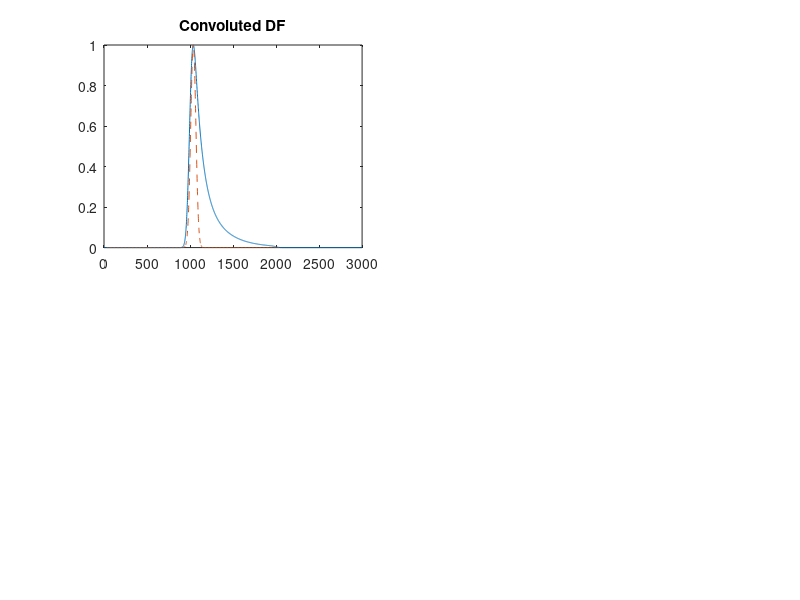

Write the MATLAB code that produced this figure. (Note: this script raises an error after producing the figure.)
% this script read a generator output and replace the 3 and 7 column
% with a luser-define distribution 
clear;


sigmat=30;
filename='ell_5k.ini'

x=0:1000;
% parametrization of the CsTe cathode response time
% see /nfs/pamir/pdata/piot/A0/ellispoidal_bunch_proposal

a =      0.2513 
b =   -0.004084  
c =      0.7378  
d =    -0.01241  

y=a*exp(b*x)+c*exp(d*x);


xg=-1000:1:1000;
yg= exp (-xg.^2/(2*sigmat^2));

Y=conv(yg,y);
X=0:length(Y)-1;
[maxxg, indmax]=max(Y);
subplot (2,2,1)
plot (X,Y/max(Y), xg+indmax-1, yg,'--');
title ('Convoluted DF');

fid=fopen (filename,'r');
a=fscanf(fid,'%e %e %e %e %e %e %e %e %d %d',[10 inf]);
fclose (fid);
a=a';
N=length(a)
%N=10000;

X=X-mean(X);

%
zrang = min(X):0.1:max(X);
zhist =interp1 (X, Y, zrang);
zhist=zhist/max(zhist);

subplot (2,2,2)
plot (zrang, zhist,'--');
title ('Interpolated DF');


W=[zrang',zhist'];
sobseqlong(-1,N,W) ;
ztempo=sobseqlong(4,N,W) ;
Z=ztempo(1,:);

[NNN,zzz]=hist(Z,100);
[Mymax, index]=max(NNN);

Z=Z-zzz(index);

subplot (2,2,3)
%Z=Z-mean(Z);
Z(1)=0;
hist(Z,1000);
title ('Monte-Carlo Sampled');

subplot (2,2,4)
Z=Z-mean(Z);
Z(1)=0;
Z=-Z*1e-6;
hist(Z,1000);
title ('Distribution for Astra');
a(:,7)=Z;

filenameout=[filename,'_cste']

fid=fopen (filenameout,'w');
for i=1:N;
  fprintf (fid,'% .4E % .4E % .4E % .4E % .4E % .4E % .4E % .4E % d % d \n', ...
               a(i,1), a(i,2), a(i,3), a(i,4), a(i,5), a(i,6), a(i,7), a(i,8), a(i,9), a(i,10));
end;
fclose(fid);
 
